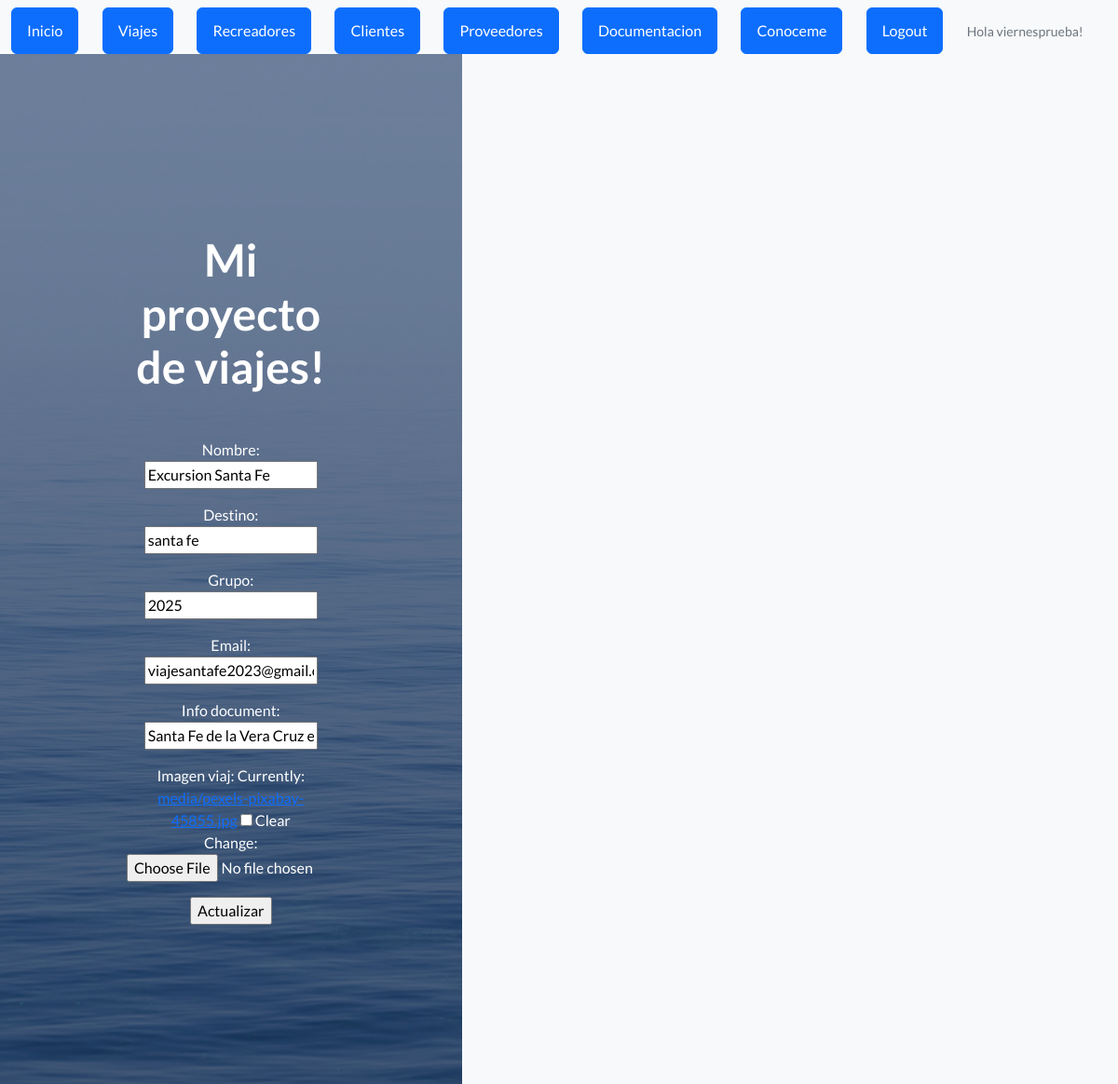
The app's page /proyecto/viajes/actualizar/27/ (signed in, upper part), older data.
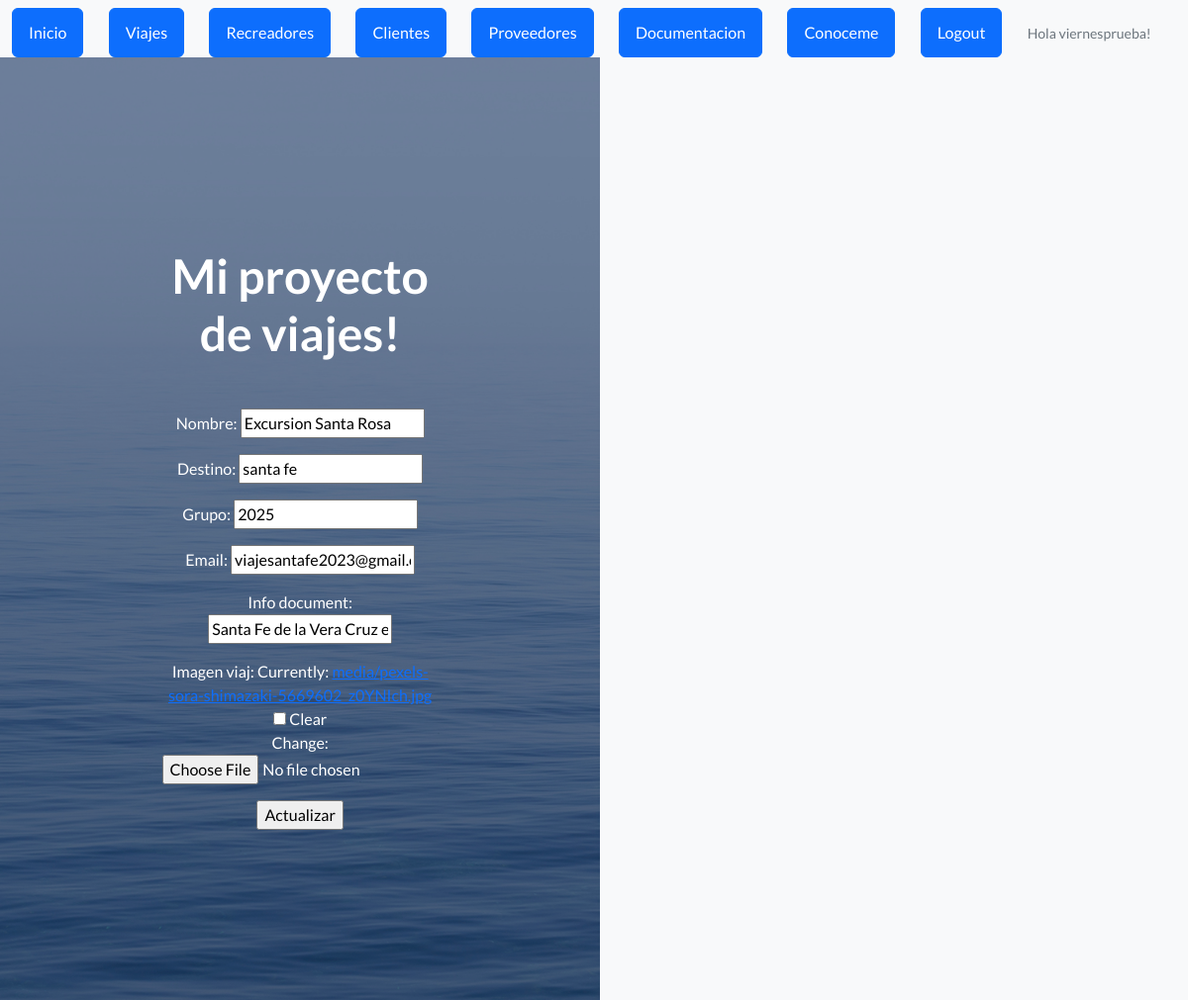
The same page, newer data.
### appexcursiones/models.py (models this page shows, shortened)
class Viajes(models.Model):
    nombre = models.CharField(max_length=50)
    destino = models.CharField(max_length=50)
    grupo = models.IntegerField()
    email= models.EmailField(max_length=80)
    info_document = models.CharField(null=True, max_length=300)
    imagen_viaj = models.ImageField(null=True, blank=True, upload_to="media")

### appexcursiones/views.py (the view)
# urls.py: path('viajes/actualizar/<pk>/', views.ViajesUpdateView.as_view(), name="proyecto-viajes-update"),
class ViajesUpdateView(LoginRequiredMixin, UpdateView):
    model = Viajes
    success_url = reverse_lazy("proyecto-viajes-list")
    fields = ["nombre", "destino", "grupo",  "email", "info_document", "imagen_viaj"]
    template_name = "Appnuevo/viajes_update.html"

### appexcursiones/templates/Appnuevo/viajes_update.html (shortened to what this page needs)
{% extends "Appnuevo/base.html" %}
{% load static %}
{% block contenido %}
<form method="post" enctype="multipart/form-data" >
    {{form.as_p}}
    <input type="submit" value="Actualizar">
</form>
{% endblock contenido %}

Row changes from the older to the newer data that the page shows:
changed Viajes "santa fe": nombre "Excursion Santa Fe" → "Excursion Santa Rosa"
Text that changed along with them:
text no longer shown: "Nombre: Destino: Grupo: Email: Info document: Imagen viaj: Currently: media/pexels-pixabay-45855.jpg Clear Change:"
text now shown: "Nombre: Destino: Grupo: Email: Info document: Imagen viaj: Currently: media/pexels-sora-shimazaki-5669602_z0YNIch.jpg Clear Change:"
